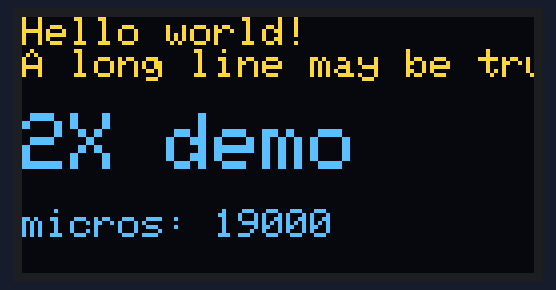
This sketch was run on a simulated Arduino Uno, built with avr-gcc and run on an emulated ATmega328P. Parts: 128×64 one-colour display. The OLED is the two-colour kind (top 16 rows yellow).

Above: at 0.1 s.

The sketch:

SSD_1306_ASCII_Spi128x64.ino
```cpp
// Simple SPI test for ebay 128x64 oled.

#include <SPI.h>
#include "SSD1306Ascii.h"
#include "SSD1306AsciiSpi.h"

// pin definitions

#define CS_PIN  A5
#define RST_PIN A4
#define DC_PIN  A3

SSD1306AsciiSpi oled;
//------------------------------------------------------------------------------
void setup() {
  // Use next line if no RST_PIN or reset is not required.
  // oled.begin(&Adafruit128x64, CS_PIN, DC_PIN);
  oled.begin(&Adafruit128x64, CS_PIN, DC_PIN, RST_PIN);
  oled.setFont(Adafruit5x7);

  uint32_t m = micros();
  oled.clear();
  oled.println("Hello world!");
  oled.println("A long line may be truncated");
  oled.println();
  oled.set2X();
  oled.println("2X demo");
  oled.set1X();
  oled.print("\nmicros: ");
  oled.print(micros() - m);
}
//------------------------------------------------------------------------------
void loop() {}
```
